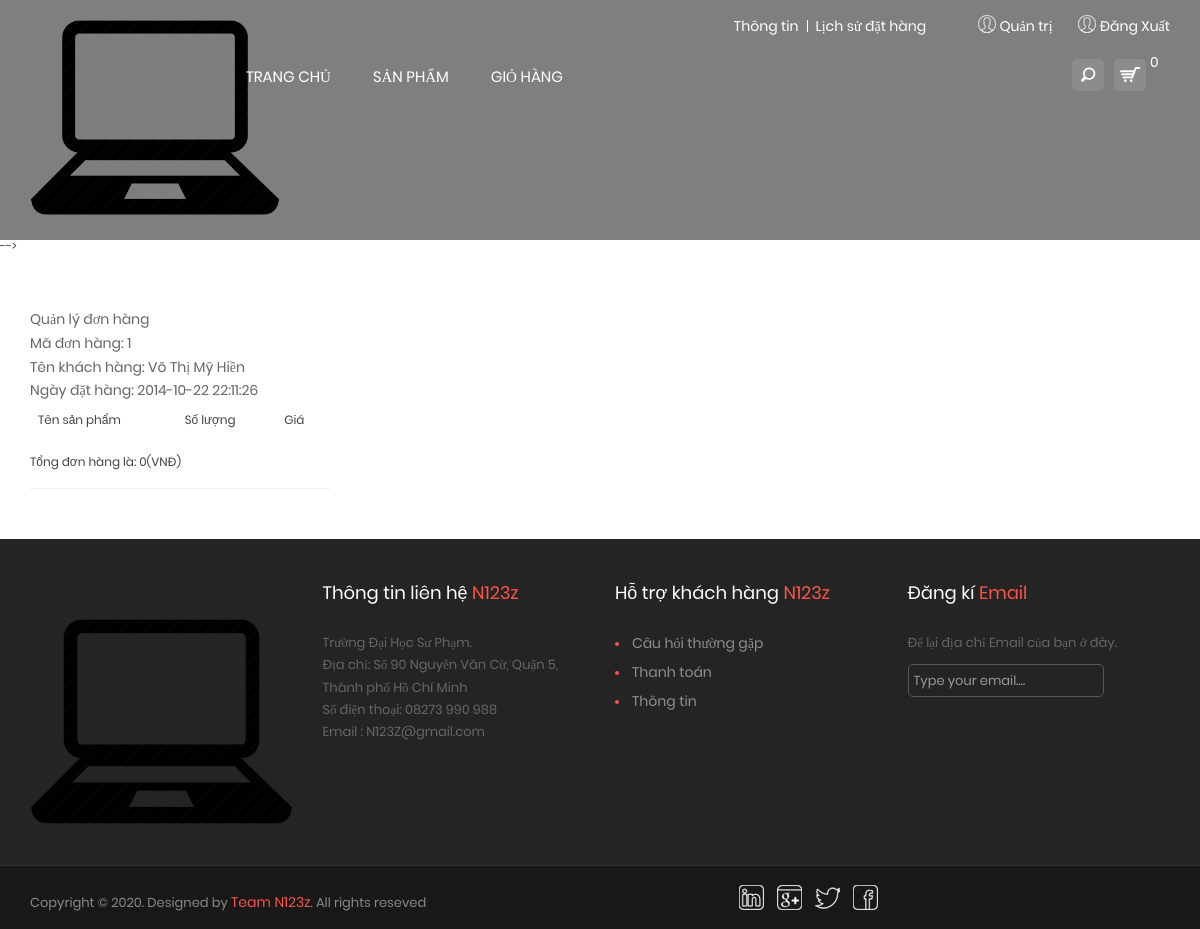
The app's page /index.php?mod=order&act=chitiet&id=1&index=1 (signed in) with its own data.
### tables this page shows
CREATE TABLE `orders` (
  `OrderID` int(11) NOT NULL,
  `UserID` int(11) NOT NULL,
  `AddedDate` datetime NOT NULL,
  `Address` varchar(250) DEFAULT NULL,
  `Phone` varchar(20) DEFAULT NULL,
  `Sum` int(11) DEFAULT NULL,
  `Status` bit(1) NOT NULL DEFAULT b'0'
);

CREATE TABLE `users` (
  `UserID` int(11) NOT NULL,
  `GroupID` int(11) NOT NULL,
  `FullName` varchar(255) NOT NULL,
  `UserName` varchar(20) NOT NULL,
  `PassWord` varchar(32) NOT NULL,
  `Email` varchar(50) NOT NULL
);

### Controller/Order/chitiet.php (called while the page is built, shortened)
<?php
	include_once("Model/Order.php");
	if(isset($_GET["id"])){
		$id=$_GET["id"];
	}
	$ord = new Order();
	$order = $ord->getOrdersById($id);
	include_once("View/Order/chitiet.php");
?>

### Model/Order.php (called while the page is built, shortened)
<?php
include_once("DataProvider.php");
class Order{
	private $da;
	function __construct(){
		$this->da = new DataProvider();
	}
	function getOrdersById($id){
		$sql = "Select * from orders o join users u on o.UserID = u.UserID where OrderID=$id";
		return $this->da->FetchAll($sql);
	}
}
?>

### Model/DataProvider.php (called while the page is built, shortened)
 <?php
	class DataProvider{
		private $link;
		function __construct()
		{
			$this->link=mysqli_connect("127.0.0.1","root","","cnweb");
		}
		function ExecuteQuery($sql)
		{
	 		mysqli_query($this->link,"set names utf8");
			return mysqli_query($this->link, $sql);
		}
		function FetchAll($sql){
			$arr=array();
			$r = $this->ExecuteQuery($sql);
			while($row = mysqli_fetch_assoc($r)){
				$arr[]=$row;
			}
			return $arr;
		}
	}
?>

### View/Order/chitiet.php (the view, shortened to what this page needs)
<br>
<div>
<h2><span><a href="admin.php?mod=order&act=manage">Quản lý đơn hàng</a></span></h2>
<p>
    <?php
    echo "<div style=\"width:300px;\">";
	foreach($order as $row)
	{
		echo "<p>Mã đơn hàng: $row[OrderID]</p>";
		echo "<p>Tên khách hàng: $row[FullName]</p>";
		echo "<p>Ngày đặt hàng: $row[AddedDate]</p>";
		echo "<table class=\"table\">";
  		echo "<thead class=\"thead-dark\">";
		echo "<tr scope=\"col\"><td>Tên sản phẩm</td><td>Số lượng</td><td>Giá</td></tr>";
		$sum=0;
		echo "</table>";
		echo "Tổng đơn hàng là: ".$sum. "(VNĐ)";
		echo "<br>";
		echo "<hr/>";
	}
	?>
	</div>
</p>
</div>

### css/style.css (style rules this page uses)
html, body, div, span, applet, object, iframe, h1, h2, h3, h4, h5, h6, p, blockquote, pre, a, abbr, acronym, address, big, cite, code, del, dfn, em, img, ins, kbd, q, s, samp, small, strike, strong, sub, sup, tt, var, b, u, i, center, dl, dt, dd, ol, ul, li, fieldset, form, label, legend, table, caption, tbody, tfoot, thead, tr, th, td, article, aside, canvas, details, embed, figure, figcaption, footer, header, hgroup, menu, nav, output, ruby, section, summary, time, mark, audio, video { margin: 0;padding: 0;border: 0;font-size: 100%;font: inherit;vertical-align: baseline; }
body { font-family: 'Roboto', sans-serif;font-size: 12px;font-weight: 300;line-height: 1;background: #f5f5f5;color: #434343; }
table { border-collapse: collapse;border-spacing: 0; }
h1, h2, h3, h4, h5 { margin: 0;padding: 0;font-weight: 300; }
h2 { font-size: 36px; }
p { font-size: 12px;font-weight: 300;margin: 0 0 10px 0;line-height: 18px; }
a { transition: all 0.2s ease-in-out 0s;-webkit-transition: all 0.2s ease-in-out 0s; }
a:hover, a:focus, a { text-decoration: none; }
a, button, .button, .products, .name, .price, .fa, .sequence-next, .sequence-prev { -webkit-transition: all 300ms cubic-bezier(0.250, 0.250, 0.750, 0.750);-moz-transition: all 300ms cubic-bezier(0.250, 0.250, 0.750, 0.750);-ms-transition: all 300ms cubic-bezier(0.250, 0.250, 0.750, 0.750);-o-transition: all 300ms cubic-bezier(0.250, 0.250, 0.750, 0.750);transition: all 300ms cubic-bezier(0.250, 0.250, 0.750, 0.750); }
#home { background: url(../images/bg.jpg) center top no-repeat;background-size: cover;-webkit-background-size: cover;background-attachment: fixed; }

### css/main.css (style rules this page uses)
* { margin: 0px; padding: 0px; box-sizing: border-box; }
body, html { height: 100%; font-family: Poppins-Regular, sans-serif; }
a { font-family: Poppins-Regular; font-size: 14px; line-height: 1.7; color: #666666; margin: 0px; transition: all 0.4s; -webkit-transition: all 0.4s; -o-transition: all 0.4s; -moz-transition: all 0.4s; }
h1,h2,h3,h4,h5,h6 { margin: 0px; }
p { font-family: Poppins-Regular; font-size: 14px; line-height: 1.7; color: #666666; margin: 0px; }

### records on screen
orders: OrderID "1", UserID.FullName "Võ Thị Mỹ Hiền", AddedDate "2014-10-22 22:11:26", sum "0"
